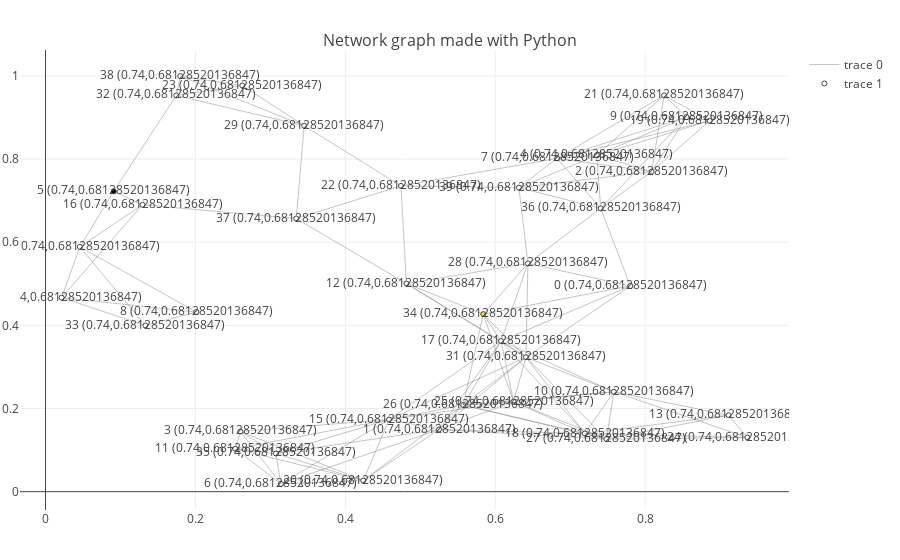

Notebook code for this chart:
### Markdown cell above
### Advanced Visualizations

The map above shows a network of roads which spans 40 different intersections (labeled 0 through 39). 

The `show_map` function which generated this map also takes a few optional parameters which might be useful for visualizaing the output of the search algorithm you will write.

* `start` - The "start" node for the search algorithm.
* `goal`  - The "goal" node.
* `path`  - An array of integers which corresponds to a valid sequence of intersection visits on the map.

### Code cell
show_map(map_40, start=5, goal=34)

### Figure 1 — Plotly figure (JSON) as saved in the notebook; plotly's stock layout.template omitted (floating-point values rounded to 4 significant figures; data arrays with more than 128 entries replaced by an {"elided": "..."} marker saying what was removed)
{"data": [{"hoverinfo": "none", "line": {"color": "#888", "width": 0.5}, "mode": "lines", "type": "scatter", "uid": "5ab8008e-d7ac-11e8-bbec-a0afbd4a44b7", "x": {"elided": "369 float values"}, "y": {"elided": "369 float values"}}, {"hoverinfo": "text", "marker": {"color": [0, 0, 0, 0, 0, 3, 0, 0, 0, 0, 0, 0, 0, 0, 0, 0, 0, 0, 0, 0, 0, 0, 0, 0, 0, 0, 0, 0, 0, 0, 0, 0, 0, 0, 1, 0, 0, 0, 0, 0], "colorbar": {"thickness": 15, "title": "Node Connections", "titleside": "right", "xanchor": "left"}, "colorscale": "Hot", "line": {"width": 1}, "reversescale": true, "showscale": false, "size": 5}, "mode": "markers+text", "text": ["0 (0.74,0.68128520136847)", "1 (0.74,0.68128520136847)", "2 (0.74,0.68128520136847)", "3 (0.74,0.68128520136847)", "4 (0.74,0.68128520136847)", "5 (0.74,0.68128520136847)", "6 (0.74,0.68128520136847)", "7 (0.74,0.68128520136847)", "8 (0.74,0.68128520136847)", "9 (0.74,0.68128520136847)", "10 (0.74,0.68128520136847)", "11 (0.74,0.68128520136847)", "12 (0.74,0.68128520136847)", "13 (0.74,0.68128520136847)", "14 (0.74,0.68128520136847)", "15 (0.74,0.68128520136847)", "16 (0.74,0.68128520136847)", "17 (0.74,0.68128520136847)", "18 (0.74,0.68128520136847)", "19 (0.74,0.68128520136847)", "20 (0.74,0.68128520136847)", "21 (0.74,0.68128520136847)", "22 (0.74,0.68128520136847)", "23 (0.74,0.68128520136847)", "24 (0.74,0.68128520136847)", "25 (0.74,0.68128520136847)", "26 (0.74,0.68128520136847)", "27 (0.74,0.68128520136847)", "28 (0.74,0.68128520136847)", "29 (0.74,0.68128520136847)", "30 (0.74,0.68128520136847)", "31 (0.74,0.68128520136847)", "32 (0.74,0.68128520136847)", "33 (0.74,0.68128520136847)", "34 (0.74,0.68128520136847)", "35 (0.74,0.68128520136847)", "36 (0.74,0.68128520136847)", "37 (0.74,0.68128520136847)", "38 (0.74,0.68128520136847)", "39 (0.74,0.68128520136847)"], "type": "scatter", "uid": "5ab8008f-d7ac-11e8-bbec-a0afbd4a44b7", "x": [0.7802, 0.525, 0.8085, 0.2599, 0.7354, 0.09089, 0.314, 0.6825, 0.2013, 0.8552, 0.7582, 0.2531, 0.4814, 0.9112, 0.04581, 0.4583, 0.1294, 0.6077, 0.7196, 0.886, 0.4238, 0.8252, 0.4742, 0.2625, 0.9364, 0.6243, 0.5573, 0.7483, 0.6436, 0.3451, 0.02142, 0.641, 0.1744, 0.1333, 0.584, 0.3074, 0.7406, 0.3345, 0.1797, 0.6315], "y": [0.4947, 0.1495, 0.7696, 0.1449, 0.809, 0.7223, 0.01876, 0.8016, 0.432, 0.9011, 0.2403, 0.1032, 0.5006, 0.1839, 0.5887, 0.1736, 0.69, 0.3623, 0.1399, 0.8919, 0.02677, 0.9533, 0.7353, 0.9768, 0.1302, 0.2167, 0.2084, 0.1263, 0.5489, 0.88, 0.4666, 0.3233, 0.9529, 0.3997, 0.427, 0.09187, 0.6813, 0.6569, 0.9994, 0.7312]}], "layout": {"hovermode": "closest", "margin": {"b": 50, "l": 20, "r": 20, "t": 50}, "showlegend": true, "title": "<br>Network graph made with Python", "titlefont": {"size": 16}, "xaxis": {"showgrid": true, "showticklabels": true, "zeroline": true}, "yaxis": {"showgrid": true, "showticklabels": true, "zeroline": true}}}
